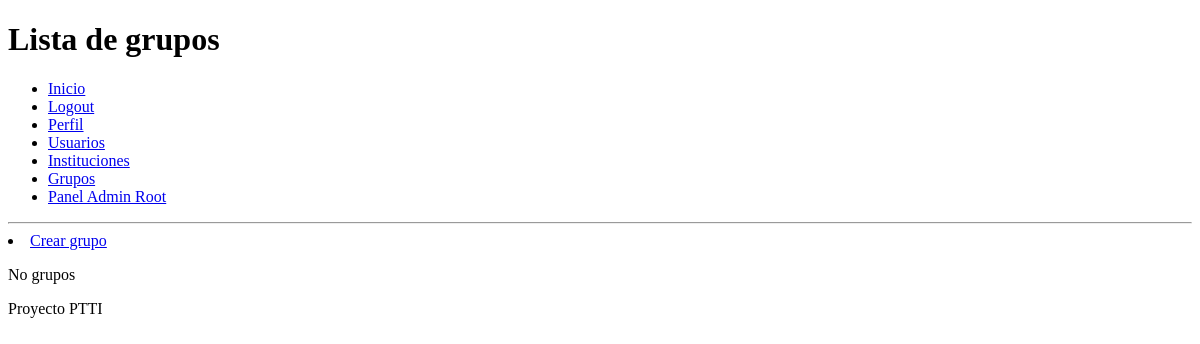
The page /grupos/ (signed in) on the database as committed earlier.
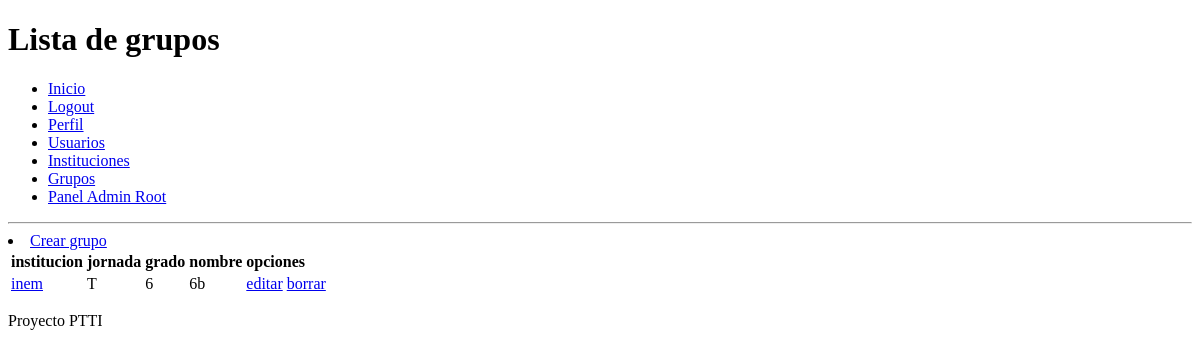
The same page on the database as committed later.
### ptti/models.py (models this page shows, shortened)
class Grupo(models.Model):
    class Meta:
        verbose_name = "Grupo"
        verbose_name_plural = "Grupos"
    JORNADA_LIST = [
        ('M', 'MANANA'),
        ('T', 'TARDE'),
        ('U', 'UNICA'),
        ('N', 'NOCTURNA'),
        ('S', 'SABATINA'),
    ]
    GRADOS_LIST = [
        ('PRIMARIA',(
                ('0','CERO'),
                ('1','PRIMERO'),
                ('2','SEGUNDO'),
                ('3','TERCERO'),
                ('4','CUARTO'),
                ('5','QUINTO'),
            )
        ),
        ('SECUNDARIA',(
                ('6','SEXTO'),
                ('7','SEPTIMO'),
                ('8','OCTAVO'),
                ('9','NOVENO'),
                ('10','DECIMO'),
                ('11','UNDECIMO'),
            )
        ),
    ]
    institucion = models.ForeignKey(Institucion, on_delete=models.CASCADE)
    jornada     = models.CharField(max_length=200,choices=JORNADA_LIST)
    grado       = models.CharField(max_length=200,choices=GRADOS_LIST)
    nombre      = models.CharField(max_length=200)

class Institucion(models.Model):
    class Meta:
        verbose_name = "Institucion"
        verbose_name_plural = "Instituciones"
    nit         = models.CharField(max_length=200,unique=True)
    nombre      = models.CharField(max_length=200)
    direccion   = models.CharField(max_length=200)
    telefono    = models.CharField(max_length=200)
    ciudad      = models.CharField(max_length=200)
    web         = models.URLField(max_length=200)
    def __str__(self):
        return self.nombre

### ptti/views.py (the view)
# urls.py: url(r'^grupos/$',views.grupos, name='grupos'),
@login_required(login_url='/login/')
def grupos(request):
    grupos_lista = Grupo.objects.order_by('nombre')
    context = {'grupos_lista': grupos_lista}
    return render(request, 'grupos.html', context)

### templates/grupos.html (shortened to what this page needs)
{% extends 'base.html' %}
{% block encabezado %}
	<h1>Lista de grupos</h1>
{% endblock %}
{% block contenido %}
	<li><a href='/grupos/crear'>Crear grupo</a></li>
  {% if grupos_lista %}
	<table>
        <thead>
          <tr style="font-weight:bold">
            <td>institucion</td>
            <td>jornada</td>
            <td>grado</td>
            <td>nombre</td>
            <td>opciones</td>
          </tr>
        </thead>
        <tbody>
					{% for grupo in grupos_lista %}
	          <tr>
              <td><a href="{% url 'ptti:editar_grupo' grupo.id %}">{{ grupo.institucion }}</a></td>
							<td>{{ grupo.jornada }}</td>
              <td>{{ grupo.grado }}</td>
							<td>{{ grupo.nombre }}</td>
							<td>
								<a href="{% url 'ptti:editar_grupo' grupo.id %}">editar</a>
								<a href="{% url 'ptti:borrar_grupo' grupo.id %}">borrar</a>
							</td>
            </tr>
					{% endfor %}
        </tbody>
      </table>
  {% else %}
      <p>No grupos</p>
  {% endif %}
{% endblock %}

### templates/base.html (shortened to what this page needs)
<!DOCTYPE html>
<html lang='es'>
  <head>
  </head>
  <body>
    <header>
    	{% block encabezado %}{% endblock %}
    	<nav>
    	  <ul id='menu'>
    		  <li><a href='/'>Inicio</a></li>
          {% if guest %}
            <li><a href='/login'>Login</a></li>
          {% else %}
            <li><a href='/logout'>Logout</a></li>
            <li><a href='/perfil'>Perfil</a></li>
            <li><a href='/usuarios/'>Usuarios</a></li>
            <li><a href='/instituciones/'>Instituciones</a></li>
            <li><a href='/grupos/'>Grupos</a></li>
          {% endif %}
    		  <li><a href='/admin'>Panel Admin Root</a></li>
        </ul>
    	</nav>
    	<hr>
    </header>
    <section class='contenido'>
  	   {% block contenido %}{% endblock %}
    </section>
    <footer>
  	   <p>Proyecto PTTI</p>
    </footer>
  </body>
</html>

Rows that differ between the two databases and show on the page:
added Grupo: institucion "inem", jornada "T", grado "6", nombre "6b"
Other text that changed with them:
text no longer shown: "No grupos"
text now shown: "institucion jornada grado nombre opciones"
